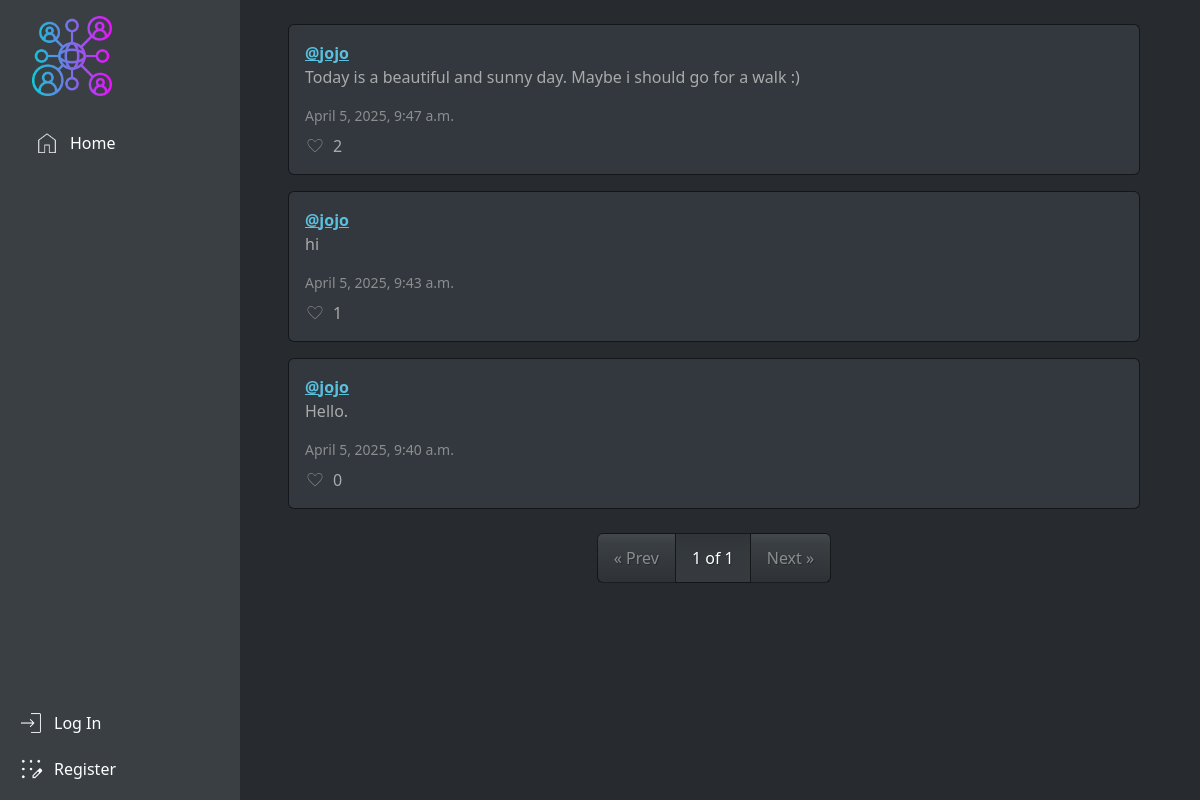
The app's page /, older data.
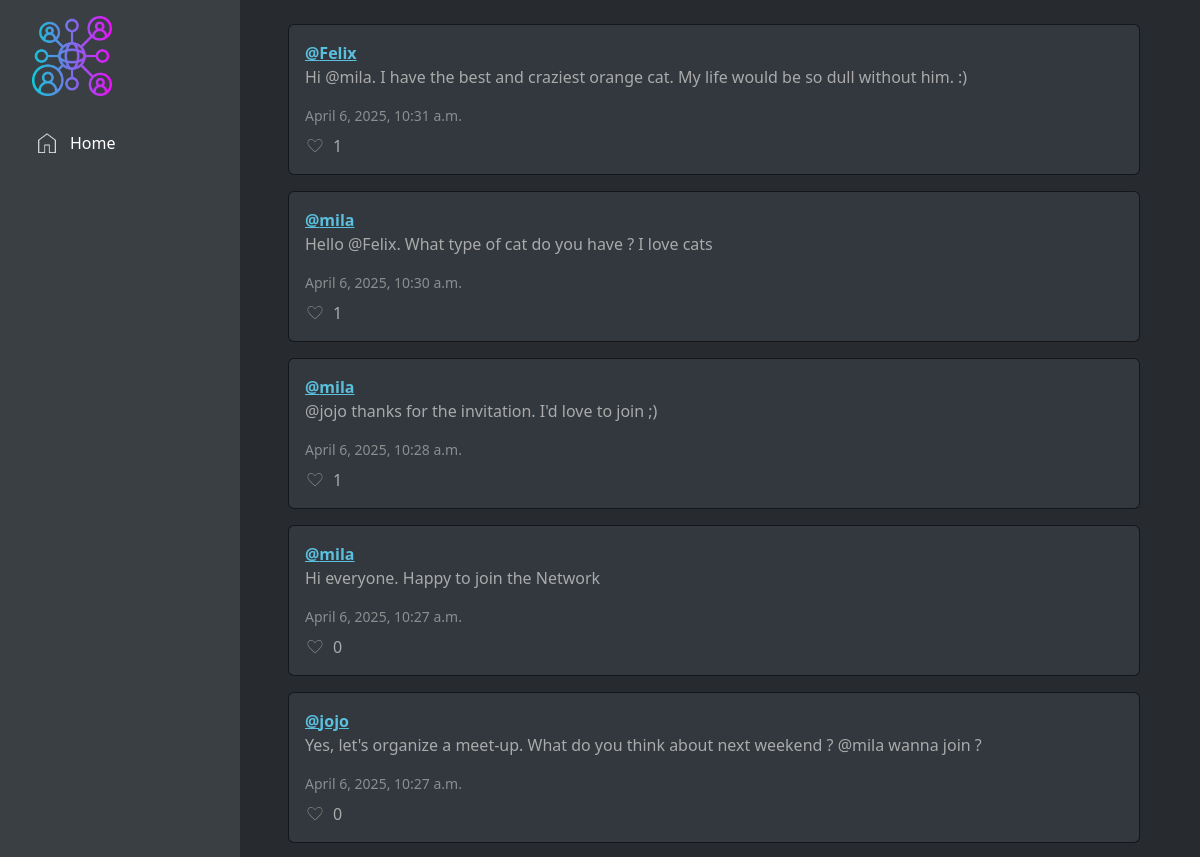
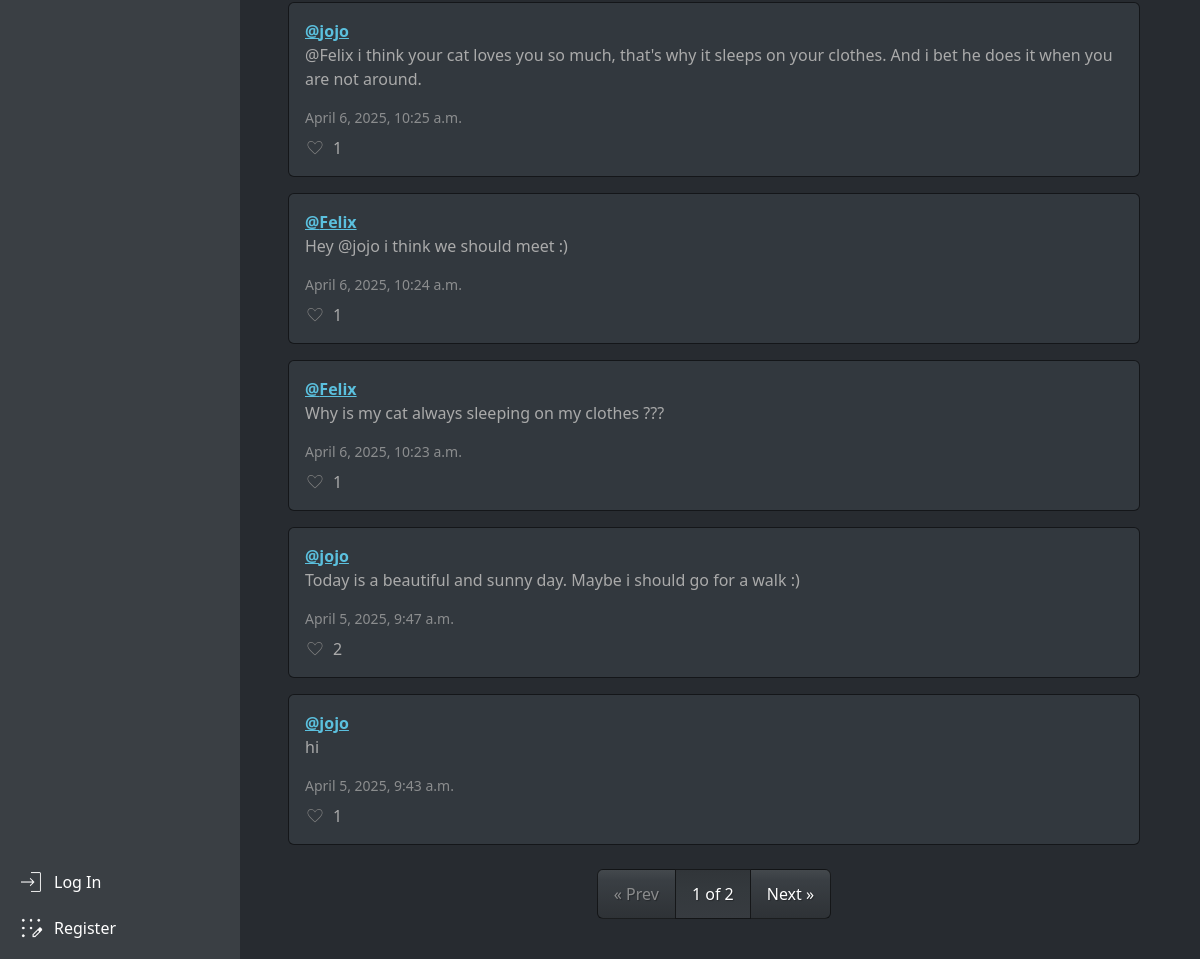
The same page, newer data (2 pictures, top to bottom).
### network/models.py (models this page shows, shortened)
class Post(models.Model):
    user = models.ForeignKey(User, on_delete=models.CASCADE, related_name="posts")
    content = models.TextField(max_length=500)
    timestamp = models.DateTimeField(auto_now_add=True)
    likes = models.ManyToManyField(User, related_name="liked_posts", blank=True)

class User(AbstractUser):
    pass

### network/views.py (the view)
# urls.py: path("", views.index, name="index"), # Home page
def index(request):
    posts = Post.objects.all().order_by('-timestamp')
    paginator = Paginator(posts, 10)  # Show 10 posts per page
    page_number = request.GET.get("page")
    page_obj = paginator.get_page(page_number)
    return render(request, "network/index.html", {
        "page_obj": page_obj
    })

### network/templates/network/index.html (shortened to what this page needs)
{% extends "network/layout.html" %}
{% load static %}
{% block body %}
{% for post in page_obj %}
<div class="card mb-3 p-3">
  <a href="{% url 'profile' post.user.username %}" class="fw-bold text-info">@{{ post.user.username }}</a>
  <p>{{ post.content }}</p>
  <small class="text-muted">{{ post.timestamp }}</small>
  <div class="d-flex align-items-center mt-2">
    <svg xmlns="http://www.w3.org/2000/svg" class="like-icon {% if user in post.likes.all %}liked{% endif %}"
      viewBox="0 -960 960 960" data-post-id="{{ post.id }}"
      data-liked="{% if user in post.likes.all %}true{% else %}false{% endif %}">
      <path
        d="m480-174.08-22.54-20.84q-100.38-91.74-165.65-157.56-65.27-65.83-103.58-115.94-38.31-50.12-53.27-90.25T120-638.38q0-74.44 50.5-125.03T295.38-814q54.7 0 101.66 29.31Q444-755.38 480-699q38.92-57.85 84.66-86.42Q610.39-814 664.62-814q74.38 0 124.88 50.59T840-638.38q0 39.58-14.96 79.71-14.96 40.13-53.18 90.08-38.22 49.95-103.58 115.94T502.54-194.92L480-174.08Zm0-41.3q98.2-89.58 161.62-153.47 63.43-63.89 100.79-111.67 37.36-47.79 52.09-84.74 14.73-36.94 14.73-72.98 0-62.3-41.23-103.64-41.23-41.35-103.16-41.35-50.75 0-92.68 29.58-41.93 29.57-78.93 91.96h-26.69q-37.54-62.16-79.45-91.85-41.91-29.69-91.93-29.69-61.16 0-102.78 41.35-41.61 41.34-41.61 104.07 0 35.82 14.85 72.81 14.86 36.99 51.7 84.76 36.83 47.78 100.91 111.47T480-215.38Zm0-283.93Z">
      </path>
    </svg>
    <span class="ms-2 like-count">{{ post.likes.count }}</span>
  </div>
</div>
{% empty %}
<p>No posts yet.</p>
{% endfor %}
<nav aria-label="Post pagination">
  <ul class="pagination justify-content-center mt-4">
    {% if page_obj.has_previous %}
    <li class="page-item">
      <a class="page-link" href="?page={{ page_obj.previous_page_number }}">&laquo; Prev</a>
    </li>
    {% else %}
    <li class="page-item disabled">
      <span class="page-link">&laquo; Prev</span>
    </li>
    {% endif %}
    <li class="page-item active">
      <span class="page-link">{{ page_obj.number }} of {{ page_obj.paginator.num_pages }}</span>
    </li>
    {% if page_obj.has_next %}
    <li class="page-item">
      <a class="page-link" href="?page={{ page_obj.next_page_number }}">Next &raquo;</a>
    </li>
    {% else %}
    <li class="page-item disabled">
      <span class="page-link">Next &raquo;</span>
    </li>
    {% endif %}
  </ul>
</nav>
{% endblock %}

### network/templates/network/layout.html (shortened to what this page needs)
{% load static %}
<!DOCTYPE html>
<html lang="en">
<head>
  <link rel="stylesheet" href="https://cdn.jsdelivr.net/npm/bootswatch@5.3.2/dist/slate/bootstrap.min.css" />
  <link href="{% static 'network/styles.css' %}" rel="stylesheet" />
</head>
<body>
  <div class="container-fluid">
    <div class="row min-vh-100">
      <div class="col-md-3 bg-primary text-white d-flex flex-column justify-content-between p-3" style="
            position: fixed;
            top: 0;
            bottom: 0;
            left: 0;
            overflow-y: auto;
            width: 20%;
          ">
        <div>
          <div class="text-left mb-4 ps-3">
            <img src="{% static 'images/logo.png' %}" alt="Logo" class="img-fluid" style="max-height: 80px" />
          </div>
          <ul class="nav flex-column">
            <li class="nav-item">
              <a class="nav-link text-white d-flex align-items-center gap-2" href="{% url 'index' %}">
                <img src="{% static 'images/network_home.png' %}" alt="Home" style="height: 30px" />
                Home
              </a>
            </li>
          </ul>
        </div>
        <div>
          {% if user.is_authenticated %}
          <a class="nav-link text-white d-flex align-items-center gap-2" href="{% url 'logout' %}">
            <img src="{% static 'images/log_out.png' %}" alt="Log Out" style="height: 30px" />
            Log Out</a>
          {% else %}
          <a class="nav-link text-white d-flex align-items-center gap-2 mb-3" href="{% url 'login' %}">
            <img src="{% static 'images/login.png' %}" alt="Log Out" style="height: 30px" />Log In</a>
          <a class="nav-link text-white d-flex align-items-center gap-2" href="{% url 'register' %}">
            <img src="{% static 'images/registration.png' %}" alt="Log Out" style="height: 30px" />Register</a>
          {% endif %}
        </div>
      </div>
      <div class="col-md-9 offset-md-3 bg-dark text-white p-4" style="margin-left: 22%">
        {% block body %} {% endblock %}
      </div>
    </div>
  </div>
</body>
</html>

### network/static/network/styles.css (style rules this page uses)
.like-icon { height: 20px; width: 20px; cursor: pointer; }
.nav-link img { transition: filter 0.2s ease; }

Row changes from the older to the newer data that the page shows:
no longer on this page (row unchanged): Post: user.username "jojo", content "Hello.", timestamp "April 5, 2025, 9:40 a.m.", likes.count "0"
added Post: user.username "Felix", content "Hi @mila. I have the best and craziest orange cat. My life would be so dull without him. :)", timestamp "April 6, 2025, 10:31 a.m.", likes.count "1"
added Post: user.username "mila", content "Hello @Felix. What type of cat do you have ? I love cats", timestamp "April 6, 2025, 10:30 a.m.", likes.count "1"
added Post: user.username "mila", content "@jojo thanks for the invitation. I'd love to join ;)", timestamp "April 6, 2025, 10:28 a.m.", likes.count "1"
added Post: user.username "mila", content "Hi everyone. Happy to join the Network", timestamp "April 6, 2025, 10:27 a.m.", likes.count "0"
added Post: user.username "jojo", content "Yes, let's organize a meet-up. What do you think about next weekend ? @mila wanna join ?", timestamp "April 6, 2025, 10:27 a.m.", likes.count "0"
added Post: user.username "jojo", content "@Felix i think your cat loves you so much, that's why it sleeps on your clothes. And i bet he does it when you are not around.", timestamp "April 6, 2025, 10:25 a.m.", likes.count "1"
added Post: user.username "Felix", content "Hey @jojo i think we should meet :)", timestamp "April 6, 2025, 10:24 a.m.", likes.count "1"
added Post: user.username "Felix", content "Why is my cat always sleeping on my clothes ???", timestamp "April 6, 2025, 10:23 a.m.", likes.count "1"
Text that changed along with them:
{{ page_obj.paginator.num_pages }}: "1" → "2"
